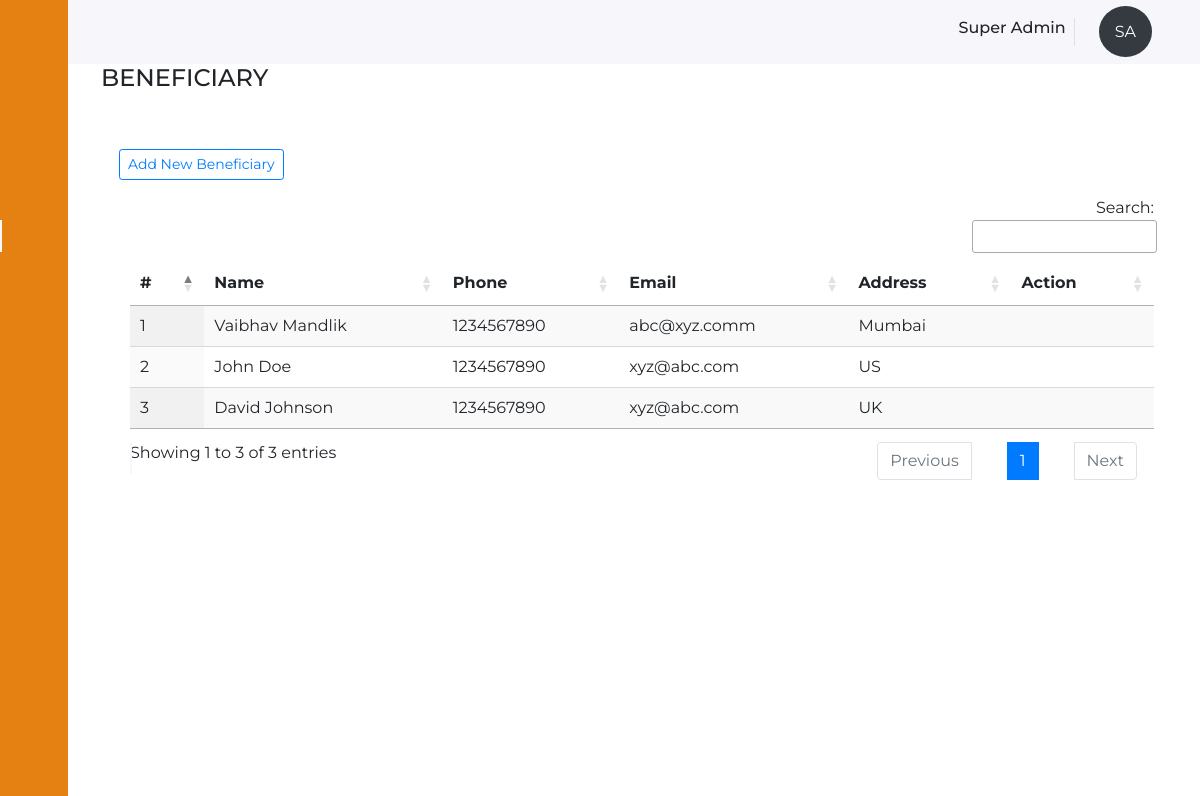
/will-portal/beneficiary.php (signed in), run on the app's committed database.
### tables this page shows
CREATE TABLE `user_master` (
  `id` int(11) NOT NULL,
  `category` varchar(10) NOT NULL,
  `first_name` varchar(255) NOT NULL,
  `last_name` varchar(255) NOT NULL,
  `phone_number` varchar(13) NOT NULL,
  `address` varchar(255) NOT NULL,
  `email_id` varchar(255) NOT NULL,
  `password` varchar(255) NOT NULL,
  `createdBy` int(11) NOT NULL,
  `createdOn` timestamp NOT NULL DEFAULT current_timestamp(),
  `updatedBy` int(11) NOT NULL,
  `updatedOn` timestamp NOT NULL DEFAULT current_timestamp() ON UPDATE current_timestamp(),
  `enabled` enum('0','1') NOT NULL DEFAULT '1'
);

CREATE TABLE `beneficiary_master` (
  `id` int(11) NOT NULL,
  `name` varchar(255) NOT NULL,
  `phone` varchar(10) NOT NULL,
  `email` varchar(255) NOT NULL,
  `address` text NOT NULL,
  `createdBy` int(11) NOT NULL,
  `company_id` int(11) NOT NULL,
  `createdOn` timestamp NOT NULL DEFAULT current_timestamp(),
  `updatedBy` int(11) NOT NULL,
  `updatedOn` timestamp NOT NULL DEFAULT current_timestamp() ON UPDATE current_timestamp(),
  `enabled` enum('0','1') NOT NULL DEFAULT '1'
);

### will-portal/controller/functions.php (called while the page is built, shortened)
<?php
function select_query($con, $columns_names, $table_name, $where, $orderby, $limit, $group_by)
{
	if(trim($where)!="")
	{
		$where_condition=" WHERE ".$where;
	}
	else
	{
		$where_condition="";
	}
	if(trim($group_by)!="")
	{
		$group_by_condition=" GROUP BY ".$group_by;
	}
	else
	{
		$group_by_condition="";
	}
	if(trim($orderby)!="")
	{
		$orderby_condition=" ORDER BY ".$orderby;
	}
	else
	{
		$orderby_condition="";
	}
	if(trim($limit)!="")
	{
		$limit_condition=" LIMIT ".$limit;
	}
	else
	{
		$limit_condition="";
	}
	$get_select_query="select $columns_names from $table_name $where_condition $group_by_condition $orderby_condition $limit_condition";
	$get_select_query_sql = mysqli_query($con, $get_select_query) or die(mysqli_error($con));
	$select_query_return=array();
    if(mysqli_num_rows($get_select_query_sql)>0)
	{
		while ($get_select_query_rows = mysqli_fetch_assoc($get_select_query_sql))
		{
			$select_query_return[] =$get_select_query_rows;
		}
		return  json_encode($select_query_return);
	} else{
		return json_encode($select_query_return);
	}
}
function encryption($value)
{
    $rand_number=(rand(1000,9999));
    $str = 'abcdefghijklmnopqustuvwxyzABCDEFGHIJKLMNOPQRSTUVWXYZ';
    $rand_char=substr(str_shuffle($str), 0, 4);
    $ascii = "";
    for ($i = 0; $i < strlen($rand_char); $i++)
    {
        $ascii .= ord($rand_char[$i]);
    }
    return $final_result=$rand_char."".(($value*$rand_number)+$ascii)."".$rand_number;
}

### will-portal/beneficiary.php (the view, shortened to what this page needs)
<?php
$page = "Beneficiary";
include_once("./adders/header.php");
$getBeneficiary = json_decode(select_query($con, "*", "beneficiary_master", "createdBy=" . $_SESSION['uid'], "", "", ""));
?>
<div class="m-3">
	<div class="row">
		<h4 class="text-uppercase"><?php echo $page; ?></h4>
	</div>
</div>
<div class="container-fluid pt-3">
	<div class="row my-3 ml-1">
		<button class="btn btn-outline-primary btn-sm" data-toggle="modal" data-target="#addBeneficiaryModalCenter">Add New Beneficiary</button>
	</div>
	<div class="container-fluid">
		<table id="beneficiarysTable" class="display nowrap w-100 table-responsive-sm ">
			<thead class="thead">
				<th>#</th>
				<th>Name</th>
				<th>Phone</th>
				<th>Email</th>
				<th>Address</th>
				<th>Action</th>
			</thead>
			<tbody>
				<?php
				if (!empty($getBeneficiary)) {
					$cnt = 1;
					foreach ($getBeneficiary as $beneficiary) { ?>
						<tr>
							<td><?php echo $cnt++; ?></td>
							<td><?php echo $beneficiary->name; ?></td>
							<td><?php echo $beneficiary->phone; ?></td>
							<td><?php echo $beneficiary->email; ?></td>
							<td><?php echo $beneficiary->address; ?></td>
							<td>
								<a href="./beneficiary.php?id=<?php echo encryption($beneficiary->id); ?>&action=Ed">
									<i class="fas fa-edit"></i>
								</a>
								<a href="./beneficiary.php?id=<?php echo encryption($beneficiary->id); ?>&action=Dt">
									<i class="fas fa-trash-alt"></i>
								</a>
							</td>
						</tr>
				<?php }
				}
				?>
			</tbody>
		</table>
	</div>
</div>
<?php
include_once('./adders/footer.php');
?>

### will-portal/adders/header.php (shortened to what this page needs)
<?php
include_once "./config/database.php";
include_once "./controller/functions.php";
if (isset($_SESSION['logged_in']))
    $user = json_decode(select_query($con, "*", "user_master", "id=" . $_SESSION['uid'], "", "", ""));
?>
<!DOCTYPE html>
<html lang="en">
<head>
    <link type="text/css" rel="stylesheet" href="./assets/css/bootstrap.min.css">
    <link type="text/css" rel="stylesheet" href="./assets/css/sweetalert2.min.css" type="text/css">
    <link type="text/css" rel="stylesheet" href="./assets/css/style.css">
    <link rel="stylesheet" type="text/css" href="https://cdn.datatables.net/1.10.25/css/jquery.dataTables.min.css">
</head>
<body id="body-pd">
    <?php if($page != 'Will Download') { ?>
    <header class="header mb-5" id="header">
        <div class="header_toggle"> <i class='fas fa-bars' id="header-toggle"></i> </div>
        <?php if (isset($_SESSION['logged_in'])) { ?>
            <div class="border-right ml-auto mr-2">
                <h6 class="mr-2"><?php echo ucwords($user[0]->first_name . ' ' . $user[0]->last_name); ?></h6>
            </div>
            <div class="dropdown">
                <a class="nav-link nav-user text-white" data-toggle="dropdown" href="#" role="button" aria-haspopup="false" aria-expanded="false">
                    <span class="rounded-circle bg-dark p-3"><?php echo ucwords($user[0]->first_name[0] . '' . $user[0]->last_name[0]); ?></span>
                </a>
            </div>
        <?php } else { ?>
            <a href="login.php" class="nav-link">Login</a>
        <?php } ?>
    </header>
    <div class="l-navbar" id="nav-bar">
        <nav class="sidenav">
            <div>
                <a href="index.php" class="nav_logo">
                    <i class="fas fa-scroll nav_logo-icon"></i>
                </a>
                <div class="nav_list">
                    <a href="dashboard.php" class="nav_link <?php echo $page == 'Dashboard' ? 'active' : ''; ?>">
                        <i class="fas fa-th"></i>
                    </a>
                    <a href="./guarantor.php" class="nav_link <?php echo $page == 'Guarantor' ? 'active' : ''; ?>">
                        <i class="fas fa-user-check"></i>
                    </a>
                    <a href="./beneficiary.php" class="nav_link <?php echo $page == 'Beneficiary' ? 'active' : ''; ?>">
                        <i class="fas fa-award"></i>
                    </a>
                    <a href="./will.php" class="nav_link <?php echo $page == 'Will' || $page == 'Add Will' ? 'active' : ''; ?>">
                        <i class="fas fa-certificate"></i>
                    </a>
                </div>
            </div>
            <?php if (isset($_SESSION['uid'])) { ?>
                <a href="logout.php" class="nav_link"> <i class="fas fa-sign-out-alt"></i> <span class="nav_name">SignOut</span> </a>
            <?php } ?>
        </nav>
    </div>
    <?php } ?>

### will-portal/assets/css/style.css (style rules this page uses)
:root { --header-height: 3rem; --nav-width: 68px; --first-color: #e58012; --first-color-light: #eb9130; --white-color: #f7f6fb; --body-font: "Montserrat"; --normal-font-size: 1rem; --z-fixed: 100; }
body { position: relative; margin: var(--header-height) 0 0 0; padding: 0 1rem; font-family: var(--body-font); font-size: var(--normal-font-size); transition: 0.5s; }
.header { width: 100%; height: var(--header-height); position: fixed; top: 0; left: 0; display: flex; align-items: center; justify-content: space-between; padding: 0 1rem; background-color: var(--white-color); z-index: var(--z-fixed); transition: 0.5s; }
.header_toggle { color: var(--first-color); font-size: 1.5rem; cursor: pointer; }
.l-navbar { position: fixed; top: 0; left: -30%; width: var(--nav-width); height: 100vh; background-color: var(--first-color); padding: 0.5rem 1rem 0 0; transition: 0.5s; z-index: var(--z-fixed); }
.sidenav { height: 100%; display: flex; flex-direction: column; justify-content: space-between; overflow: hidden; }
.nav_logo, .nav_link { display: grid; grid-template-columns: max-content max-content; align-items: center; column-gap: 1rem; padding: 0.5rem 0 0.5rem 1.5rem; }
.nav_logo { margin-bottom: 2rem; text-decoration: none !important; }
.nav_logo-icon { font-size: 1.25rem; color: var(--white-color); margin-left: 0.3rem; }
.nav_link { position: relative; color: var(--first-color-light); margin-bottom: 1.5rem; transition: 0.3s; text-decoration: none !important; }
.nav_link i { font-size: 1.5rem; }
.active { color: var(--white-color); }
.active::before { content: ""; position: absolute; left: 0; width: 2px; height: 32px; background-color: var(--white-color); }
@media screen and (min-width: 768px) { body { margin: calc(var(--header-height) + 1rem) 0 0 0; padding-left: calc(var(--nav-width) + 2rem); } }
@media screen and (min-width: 768px) { .header { height: calc(var(--header-height) + 1rem); padding: 0 2rem 0 calc(var(--nav-width) + 2rem); } }
@media screen and (min-width: 768px) { .l-navbar { left: 0; padding: 1rem 1rem 0 0; } }

### data on the page
user_master: first_name+last_name "Super Admin", first_name+last_name "SA"
beneficiary_master: name "Vaibhav Mandlik", phone "1234567890", email "abc@xyz.comm", address "Mumbai"
beneficiary_master: name "John Doe", phone "1234567890", email "xyz@abc.com", address "US"
beneficiary_master: name "David Johnson", phone "1234567890", email "xyz@abc.com", address "UK"

### other printed values
$page "BENEFICIARY"
